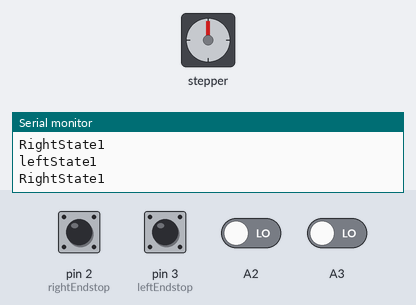
Recording of a sketch running on a simulated Arduino Uno, built with avr-gcc and run on an emulated ATmega328P. On the bench: stepper motor, the last lines printed to the serial monitor. The test bench sets the inputs (shaded band); at power-on: pin 2 (rightEndstop), pin 3 (leftEndstop) HIGH, A2, A3 LOW. Stepper angles assume 200 steps per turn.

Above: at 2.3 s.
2.4 s: A2 driven HIGH
4.5 s: pin 3 (leftEndstop) pulled LOW for 0.65 s
At 4.96 s:
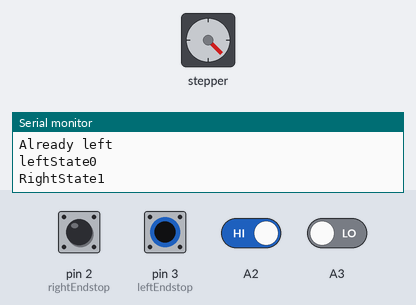
At 5.9 s:
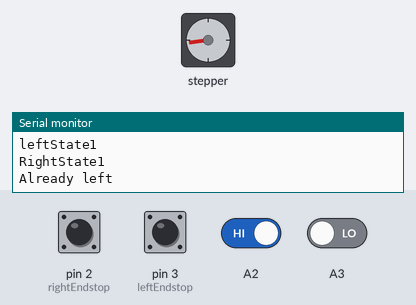
6.6 s: A3 driven HIGH
8.6 s: A2 driven LOW
10.6 s: pin 2 (rightEndstop) pulled LOW for 0.65 s
12.7 s: pin 2 (rightEndstop) driven LOW and pin 3 (leftEndstop) driven LOW and A2 driven HIGH and A3 driven LOW
At 13.31 s:
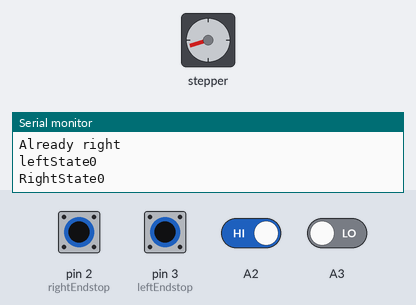
At 13.92 s:
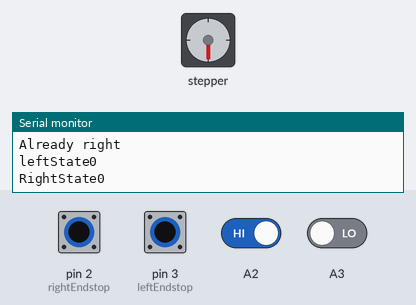
Timing chart, 0 to 16.8 s (numbered marks = the images above; inputs shaded):
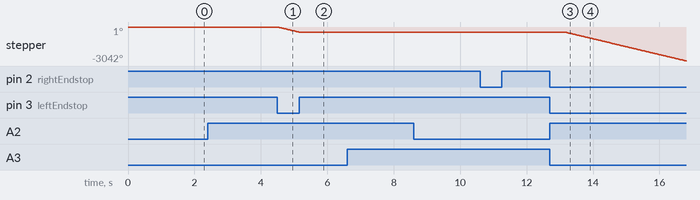

Measured:
- after the input at 4.5 s, stepper: turns 459° counter-clockwise in 0.64 s, starting at once
- after the input at 12.7 s, stepper: keeps turning counter-clockwise at about 710°/s, starting after 0.46 s

The sketch:

Filter_Flipper.ino
```cpp
/*This is the software fos the nanopto filter wheel or filter flipper
 * If you have any questions about it please contact minusmagis@gmail.com
 */

#include <Stepper.h>

const int stepsPerRevolution = 200;   // Change this to fit the number of steps per revolution
const int leftEndstop = 3;   // Normally open
const int rightEndstop = 2;  // Normally open
boolean leftState = 0;
boolean rightState = 0;
boolean left = 0;
boolean right = 0;
boolean finished = 0;


Stepper myStepper(stepsPerRevolution, 11, 10, 9, 8); //int4->d11 int3->d10 int2->d9 int1->d8

void setup() {
  pinMode(leftEndstop, INPUT_PULLUP);             //Turn on the Pullup that will pull the two endstop switches up. Connect both endstops to the d2 pin and to ground
  pinMode(rightEndstop, INPUT_PULLUP);
  myStepper.setSpeed(120);             //Set the speed of the x axis stepper to 120 rpm?? (or steps per min I am not sure)
  Serial.begin(9600);
  Serial.println("Filter Flipper Arduino");
}

void loop() {
  // Positive steps turn clockwise
  delay(500);
  finished = 0;
  leftState = digitalRead(leftEndstop);
  rightState = digitalRead(rightEndstop);
  Serial.print("leftState");
  Serial.println(leftState);
  Serial.print("RightState");
  Serial.println(rightState);
  digitalWrite(A0,leftState);
  digitalWrite(A1,rightState);
  left = digitalRead(A2);
  right = digitalRead(A3);
  if (left == 1 && right == 0)
  {
    if(leftState == 0)
    {
      while(0<1){
        if (digitalRead(leftEndstop) == true) {                                // Read the value of pin 2 and if it is true (pressed) break the while loop
        break;
        }
        myStepper.step(-5);                                          // Move down the z axis motor untill the endstop (pin 2 is pressed)
        }
        finished = 1;
    }
    else{
      Serial.println("Already left");
      finished = 1;
    }
  }
  else if (left == 0 && right == 1)
  {
    if(rightState == 0)
    {
      while(0<1){
        if (digitalRead(rightEndstop) == false) {                                // Read the value of pin 2 and if it is true (pressed) break the while loop
        break;
        }
        myStepper.step(5);                                          // Move down the z axis motor untill the endstop (pin 2 is pressed)
        }
        finished = 1;
    }
    else{
      Serial.println("Already right");
      finished = 1;
    }

  }
  else if (left == 1 && right == 1)
  {
    Serial.println("Input Error");
  }
  else
  {

  }
  digitalWrite(A4,finished);

}
```
